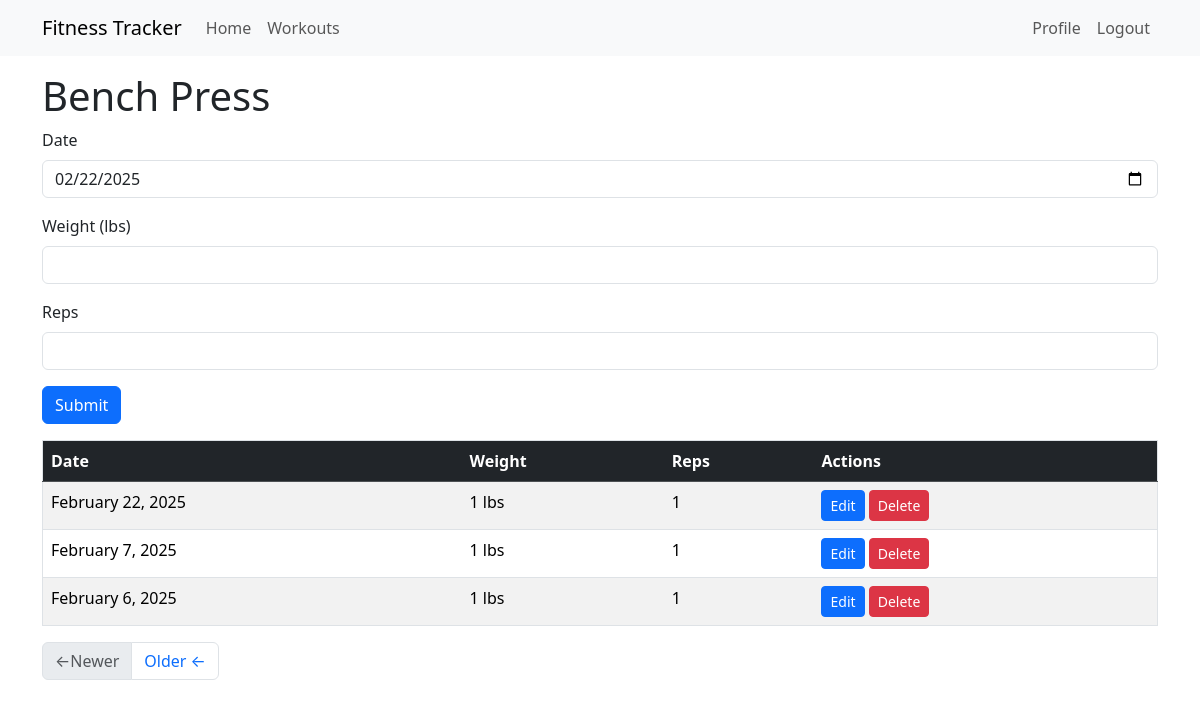
The app's page /log-exercise/3 (signed in) with its own data.
### app/models.py (models this page shows, shortened)
class Workout(db.Model):
    id: Mapped[int] = mapped_column(primary_key=True)
    name: Mapped[str] = mapped_column(String(64), index=True)
    exercise_type: Mapped[str] = mapped_column(String(64))
    user_id: Mapped[int] = mapped_column(ForeignKey(User.id), index=True)
    user: Mapped[User] = relationship(back_populates='workouts')
    exercises: Mapped[List["Exercise"]] = relationship(secondary='workout_exercise', back_populates="workouts")

class Exercise(db.Model):
    id: Mapped[int] = mapped_column(primary_key=True)
    date: Mapped[datetime] = mapped_column(index=True, default=lambda: datetime.now(timezone.utc))
    reps: Mapped[int] = mapped_column(Integer, nullable=True, default=None)
    weight: Mapped[int] = mapped_column(Integer, nullable=True, default=None)
    distance: Mapped[int] = mapped_column(Integer, nullable=True, default=None)
    workouts: Mapped[List['Workout']] = relationship(secondary='workout_exercise', back_populates='exercises')

### app/routes.py (the view, shortened to what this page needs)
@app.route('/log-exercise/<int:workout_id>', methods=['GET', 'POST'])
@login_required
def log_exercise(workout_id):
    user_workout = Workout.query.get_or_404(workout_id)
    if user_workout.user.id != current_user.id:
        flash("You do not have permission to create this workout", "ERROR")
        return redirect(url_for('index'))
    form = ExerciseForm()
    page = request.args.get('page', 1, type=int)
    exercises_paginated  = (
        Exercise.query
        .join(Workout.exercises)
        .filter(Workout.id == workout_id)
        .order_by(Exercise.date.desc())
        .paginate(page=page, per_page=app.config['WORKOUTS_PER_PAGE'], error_out=False)
    )
    next_url = url_for('log_exercise', workout_id=workout_id, page=exercises_paginated.next_num) \
        if exercises_paginated.has_next else None
    prev_url = url_for('log_exercise', workout_id=workout_id, page=exercises_paginated.prev_num) \
        if exercises_paginated.has_prev else None
    return render_template('log_exercise.html', title='Log Exercise', workout_id=workout_id, workout_name=user_workout.name, exercise_type=user_workout.exercise_type, form=form, exercises=exercises_paginated.items, next_url=next_url, prev_url=prev_url)

### app/forms.py
class ExerciseForm(FlaskForm):
    date = DateTimeField('Date', format='%Y-%m-%d', default=datetime.now(), validators=[DataRequired()])
    weight = IntegerField('Weight (lbs)', validators=[Optional()])
    reps = IntegerField('Reps', validators=[Optional()])
    distance = IntegerField('Distance (miles)', validators=[Optional()])
    submit = SubmitField('Submit')

### app/models.py (called while the page is built)
@login.user_loader
def load_user(id):
    return db.session.get(User, int(id))

### app/routes.py (called while the page is built)
@app.before_request
def before_request():
    if current_user.is_authenticated:
        current_user.last_seen = datetime.now(timezone.utc)
        db.session.commit()

### app/templates/log_exercise.html (shortened to what this page needs)
{% extends "base.html" %}
{% import "bootstrap_wtf.html" as wtf %}
{% block content %}
{% if action != "edit" %}
    <h1>{{ workout_name }}</h1>
{% else %}
    <h1>Editing {{ workout_name }}</h1>
{% endif %}
{{ wtf.quick_form(form) }}
  {% if action != 'edit' %}
    {% include '_history.html' %}
    <nav aria-label="Post navigation">
      <ul class="pagination">
        <li class="page-item{% if not prev_url %} disabled{% endif %}">
          <a class="page-link" href="{{ prev_url }}">
            <span aria-hidden="true">&larr;</span>Newer
          </a>
        </li>
        <li class="page-item{% if not next_url %} disabled{% endif %}">
          <a class="page-link" href="{{ next_url }}">
            Older <span aria-hidden="true">&larr;</span>
          </a>
        </li>
      </ul>
    </nav>
  {% endif %}
{% endblock %}

### app/templates/_history.html
<div class="table-responsive">
  <table class="table table-striped table-hover border">
      <thead class="table-dark">
          <tr>
              <th scope="col">Date</th>
              {% if exercise_type == "machine" %}
                  <th scope="col">Weight</th>
                  <th scope="col">Reps</th>
              {% elif exercise_type == "cardio" %}
                  <th scope="col">Distance</th>
              {% endif %}
              <th scope="col">Actions</th>
          </tr>
      </thead>
      <tbody>
          {% for exercise in exercises %}
          <tr>
              <td>{{ moment(exercise.date, local=True).format('LL') }}</td>
              {% if exercise_type == "machine" %}
                  <td>{{ exercise.weight ~ ' lbs' if exercise.weight is not none else '' }}</td>
                  <td>{{ exercise.reps or "" }}</td>
              {% elif exercise_type == "cardio" %}
                  <td>{{ exercise.distance ~ ' mi' if exercise.distance is not none else '' }}</td>
              {% endif %}
              <td>
                  <a href="{{ url_for('edit_exercise', workout_id=workout_id, exercise_id=exercise.id) }}" class="btn btn-primary btn-sm">
                      Edit
                  </a>
                  <a href="{{ url_for('delete_exercise', workout_id=workout_id, exercise_id=exercise.id) }}" class="btn btn-danger btn-sm">
                      Delete
                  </a>
              </td>
          </tr>
          {% endfor %}
      </tbody>
  </table>
</div>

### records on screen
Workout: name "Bench Press"
Exercise: date "February 22, 2025", weight "1 lbs", reps "1"
Exercise: date "February 7, 2025", weight "1 lbs", reps "1"
Exercise: date "February 6, 2025", weight "1 lbs", reps "1"

### other values on screen
{{ field.label(class='form-label') }} "Date"
{{ field.label(class='form-label') }} "Weight (lbs)" "Reps"
